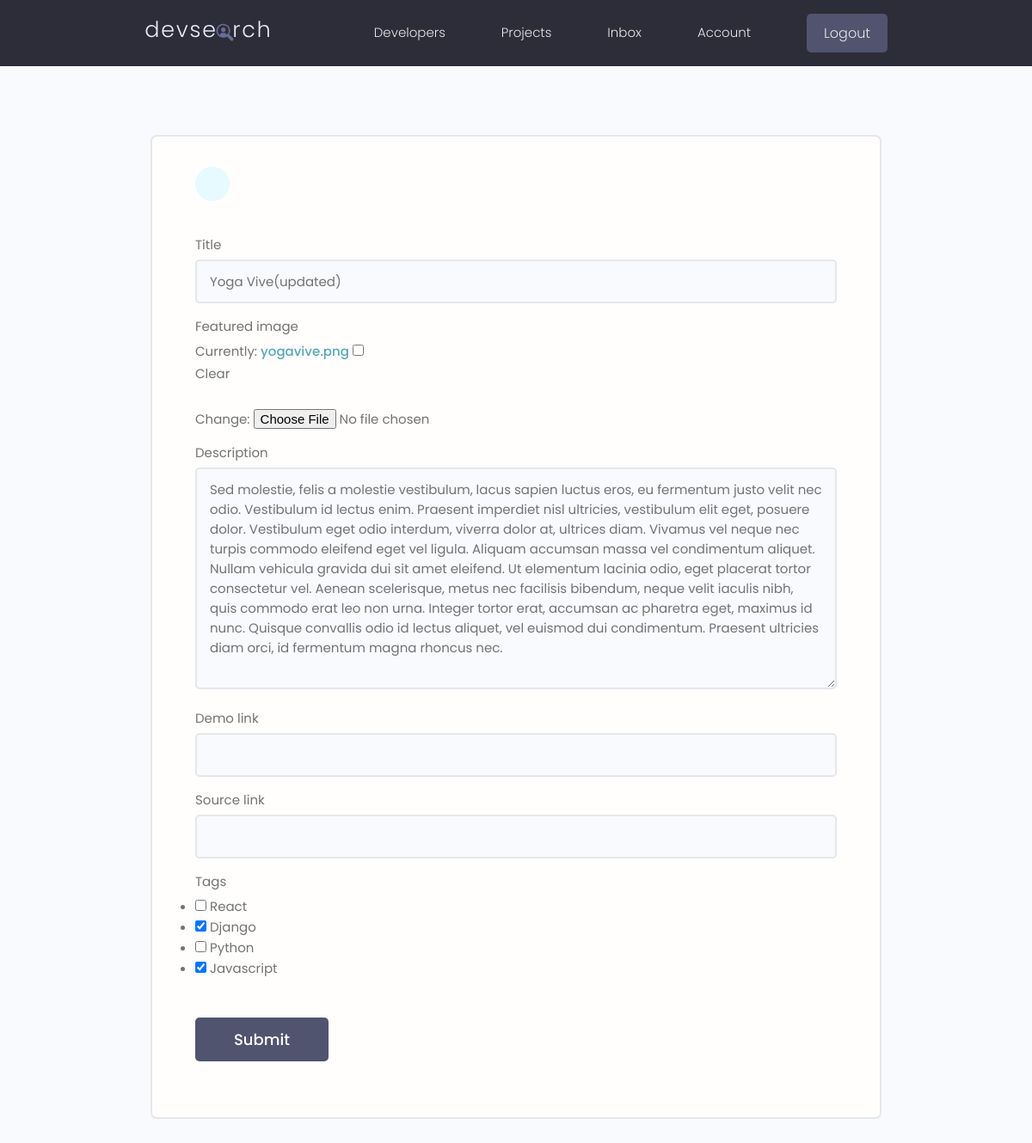
Before: /projects/update-project/0713e7da-05e9-4cb9-ac95-8f9a64badc3b/ (signed in) with the older database file.
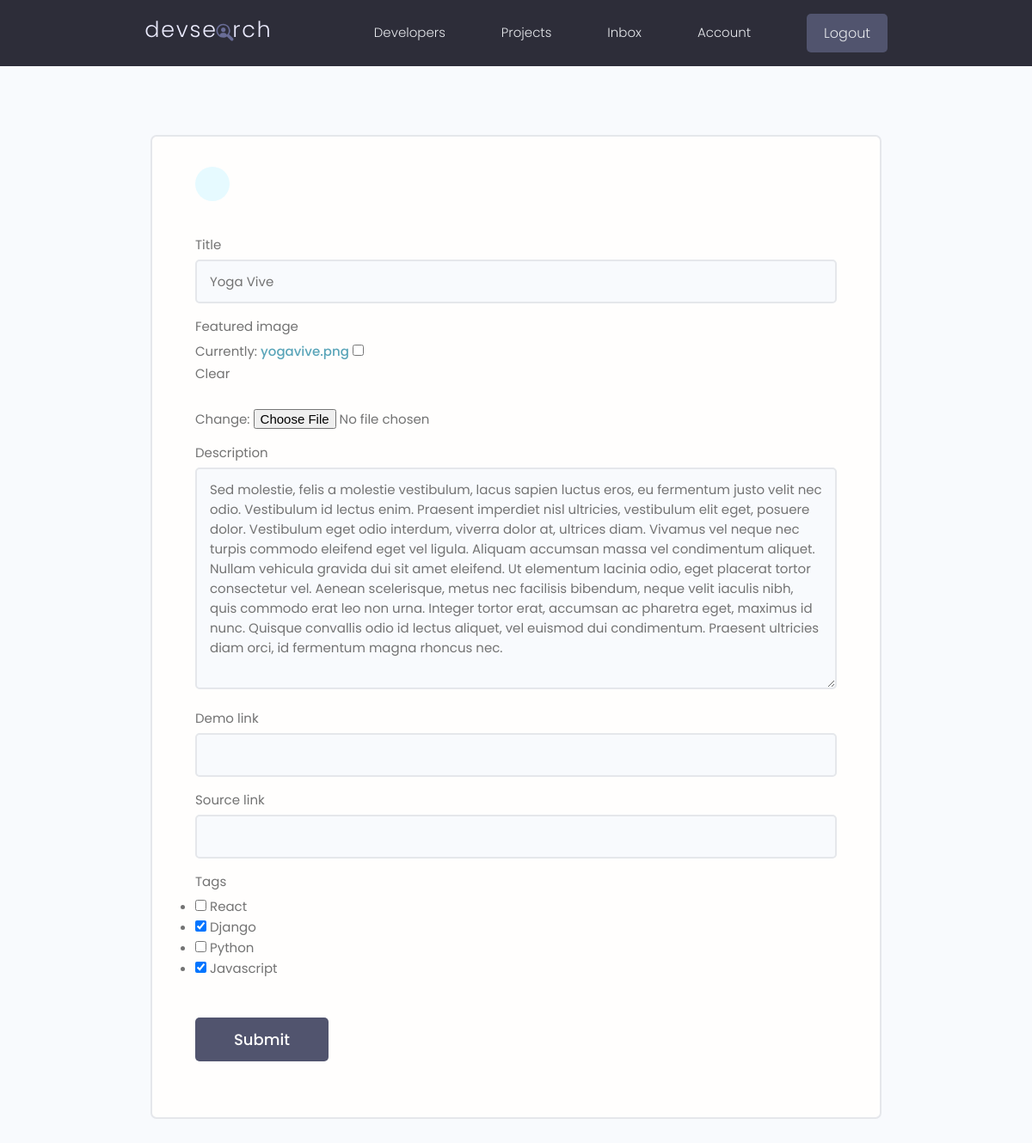
After: the same page with the newer database file.
### projects/models.py (models this page shows, shortened)
class Project(models.Model):
    owner = models.ForeignKey(
        Profile, null=True, blank=True, on_delete=models.SET_NULL)
    title = models.CharField(max_length=200)
    description = models.TextField(null=True, blank=True)
    featured_image = models.ImageField(
        null=True, blank=True, default="default.jpg")
    demo_link = models.CharField(max_length=2000, null=True, blank=True)
    source_link = models.CharField(max_length=2000, null=True, blank=True)
    tags = models.ManyToManyField('Tag', blank=True)
    vote_total = models.IntegerField(default=0, null=True, blank=True)
    vote_ratio = models.IntegerField(default=0, null=True, blank=True)
    created = models.DateTimeField(auto_now_add=True)
    id = models.UUIDField(default=uuid.uuid4, unique=True, primary_key=True, editable=False)
    class Meta:
        ordering = ['-vote_ratio', '-vote_total', 'title']

### projects/views.py (the view)
# urls.py: path('update-project/<str:pk>/', views.updateProject, name="update-project"),
@login_required(login_url="login")
def updateProject(request, pk):
    profile = request.user.profile
    project = profile.project_set.get(id=pk)
    form = ProjectForm(instance=project)
    if request.method == 'POST':
        form = ProjectForm(request.POST, request.FILES, instance=project)
        if form.is_valid():
            form.save()
            return redirect('account')
    context = {'form': form}
    return render(request, "projects/project_form.html", context)

### projects/forms.py
class ProjectForm(ModelForm):
    class Meta:
        model = Project
        fields = ['title', 'featured_image', 'description',
                  'demo_link', 'source_link', 'tags']
        widgets = {
            'tags': forms.CheckboxSelectMultiple(),
        }
    def __init__(self, *args, **kwargs):
        super(ProjectForm, self).__init__(*args, **kwargs)
        for name, field in self.fields.items():
            field.widget.attrs.update({'class': 'input'})

### projects/models.py (called while the page is built)
    def __str__(self):
        return self.name

### projects/templates/projects/project_form.html (shortened to what this page needs)
{% extends 'main.html' %}
{% block content %}
  <main class="formPage my-xl">
    <div class="content-box">
        <div class="formWrapper">
            <a class="backButton" href="#"></a>
            <br>
            <form class="form" method="POST" enctype="multipart/form-data">
                {% for field in form %}
                <div class="form__field">
                    <label for="formInput#text">{{ field.label }} </label>
                    {{ field }}
                </div>
                {% endfor %}
                <input class="btn btn--sub btn--lg  my-md" type="submit" value="Submit" />
            </form>
        </div>
    </div>
</main>
{% endblock %}

Changed rows visible on the page:
changed Project: title "Yoga Vive(updated)" → "Yoga Vive"
